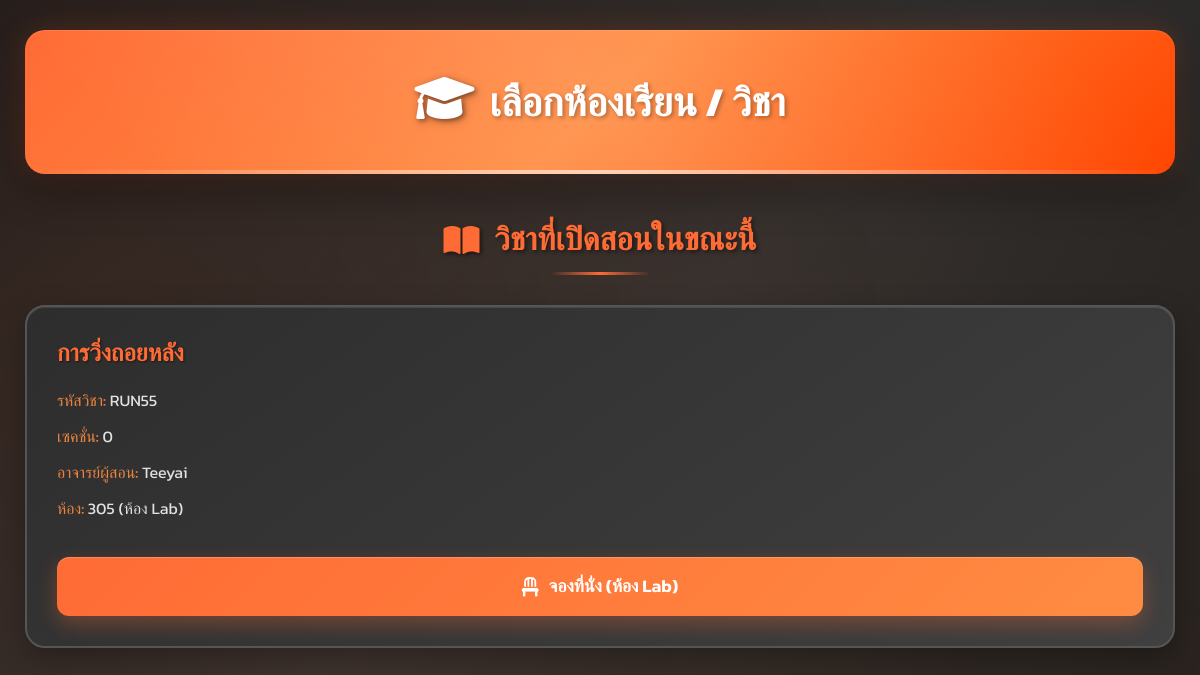
The app's page /student/select_course.php with its own data.
### tables this page shows
CREATE TABLE IF NOT EXISTS `courses` (
  `course_id` int NOT NULL,
  `course_name` varchar(255) NOT NULL,
  `course_code` varchar(100) DEFAULT NULL,
  `section` varchar(50) DEFAULT NULL,
  `instructor_name` varchar(255) DEFAULT NULL,
  `room_type` enum('lab','lecture') NOT NULL,
  `room_name` varchar(100) NOT NULL,
  `is_hidden` tinyint(1) DEFAULT '0',
  `created_by_user_id` int DEFAULT NULL,
  `created_at` datetime DEFAULT CURRENT_TIMESTAMP
);

### student/select_course.php (the view, shortened to what this page needs)
<?php
require_once('../db_connect.php');
$stmt = $pdo->prepare("SELECT * FROM courses WHERE is_hidden = 0 ORDER BY course_name ASC");
$stmt->execute();
$courses = $stmt->fetchAll(PDO::FETCH_ASSOC);
?>
<!DOCTYPE html>
<html lang="th">
<head>
    <link href="https://cdnjs.cloudflare.com/ajax/libs/font-awesome/6.0.0/css/all.min.css" rel="stylesheet">
</head>
<body>
    <div class="container">
        <div class="page-header">
            <h2><i class="fas fa-graduation-cap"></i>เลือกห้องเรียน / วิชา</h2>
        </div>
        <h3 class="course-list-header"><i class="fas fa-book-open"></i>วิชาที่เปิดสอนในขณะนี้</h3>
        <?php if (count($courses) > 0): ?>
            <div class="course-list">
                <?php foreach ($courses as $course): ?>
                    <div class="course-item">
                        <div>
                            <h3><?php echo htmlspecialchars($course['course_name']); ?></h3>
                            <p><strong>รหัสวิชา:</strong> <?php echo htmlspecialchars($course['course_code']); ?></p>
                            <p><strong>เซคชั่น:</strong> <?php echo htmlspecialchars($course['section']); ?></p>
                            <p><strong>อาจารย์ผู้สอน:</strong> <?php echo htmlspecialchars($course['instructor_name']); ?></p>
                            <p><strong>ห้อง:</strong> <?php echo htmlspecialchars($course['room_name']); ?> (<?php echo htmlspecialchars($course['room_type'] == 'lab' ? 'ห้อง Lab' : 'ห้อง Lecture'); ?>)</p>
                        </div>
                        <?php if ($course['room_type'] == 'lab'): ?>
                            <a href="lab_booking.php?course_id=<?php echo $course['course_id']; ?>" class="btn">
                                <i class="fas fa-chair"></i>จองที่นั่ง (ห้อง Lab)
                            </a>
                        <?php else: ?>
                            <a href="lecture_checkin.php?course_id=<?php echo $course['course_id']; ?>" class="btn">
                                <i class="fas fa-check-circle"></i>ยืนยันการเข้าเรียน (ห้อง Lecture)
                            </a>
                        <?php endif; ?>
                    </div>
                <?php endforeach; ?>
            </div>
        <?php endif; ?>
    </div>
</body>
</html>

### records on screen
courses: course_name "การวิ่งถอยหลัง", course_code "RUN55", section "0", instructor_name "Teeyai", room_name "305", room_type "ห้อง Lab"
